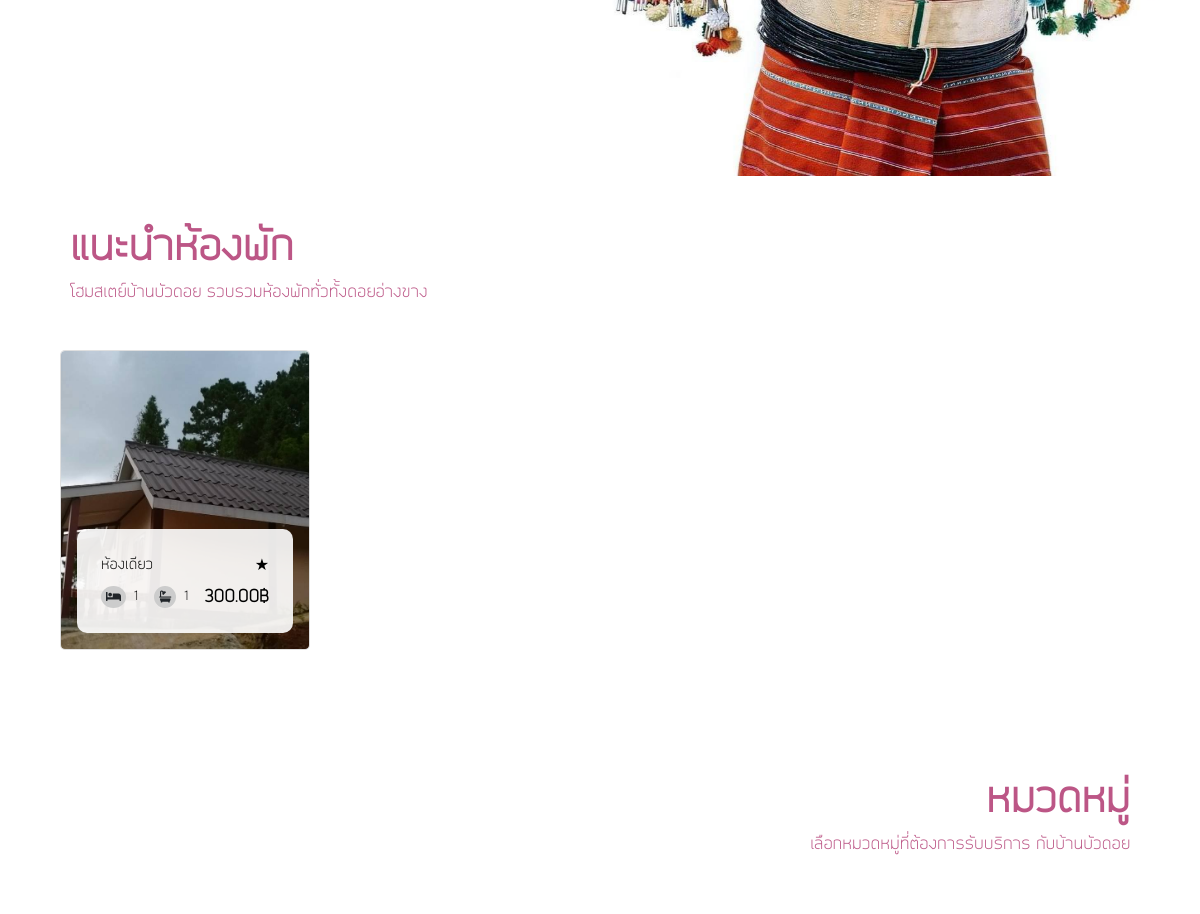
Before: /index.php?stdID=2 (middle part) with the older database file.
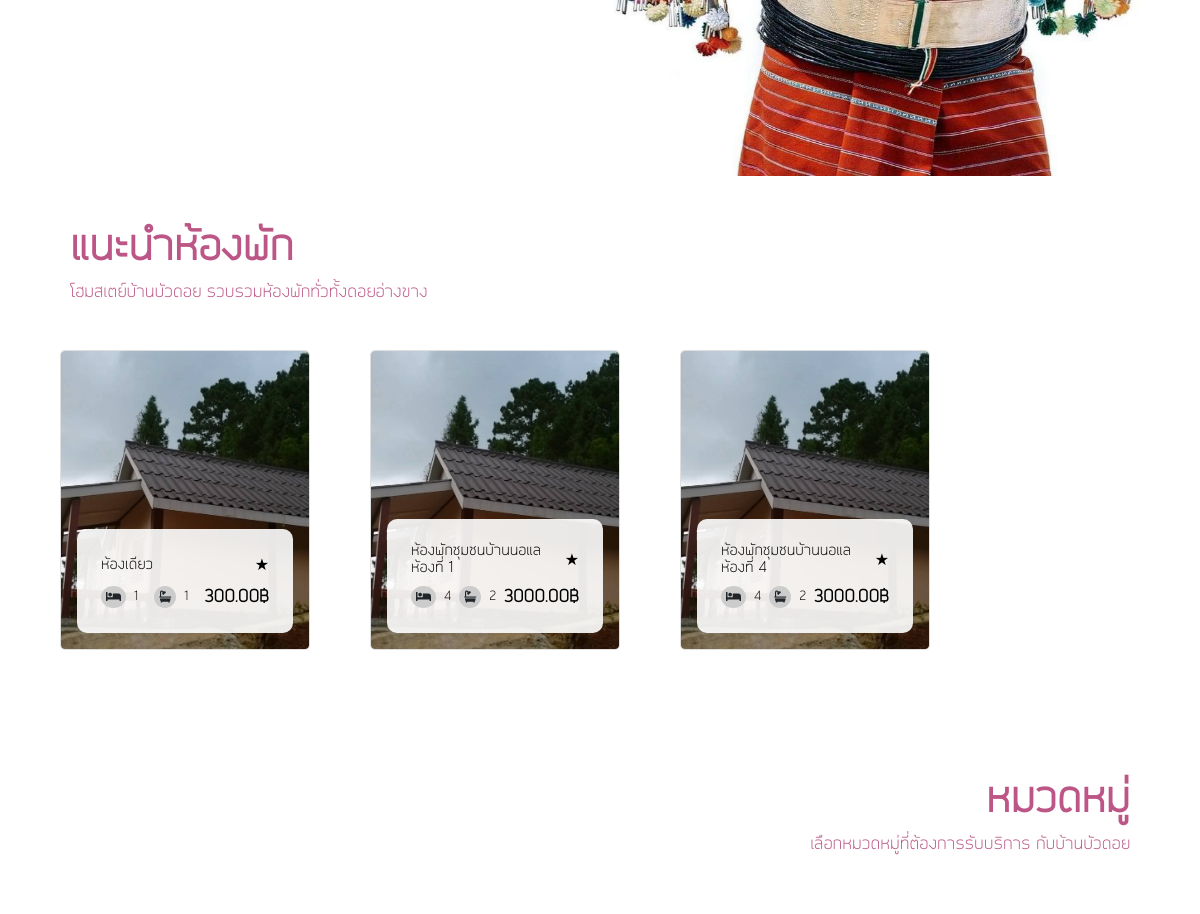
After: the same page with the newer database file.
### tables this page shows
CREATE TABLE `room_product` (
  `roomID` smallint(5) UNSIGNED ZEROFILL NOT NULL,
  `roomPrice` decimal(8,2) NOT NULL,
  `roomName` varchar(100) NOT NULL,
  `roomDetail` varchar(500) NOT NULL,
  `roomBed` smallint(3) NOT NULL,
  `roomBath` smallint(3) NOT NULL,
  `roomLocation` varchar(500) NOT NULL,
  `roomPic` varchar(100) NOT NULL,
  `roomMax` smallint(2) NOT NULL,
  `roomMin` tinyint(1) NOT NULL,
  `stdID` smallint(5) UNSIGNED ZEROFILL NOT NULL
);

### index.php (the view, shortened to what this page needs)
<?php
$db_con = connect_db();
?>
<!DOCTYPE html>
<html lang="en">
<head>
    <link href="https://cdn.jsdelivr.net/npm/bootstrap@5.0.2/dist/css/bootstrap.min.css" rel="stylesheet">
    <link rel="stylesheet" href="tabbar_view/nav_bar.css">
    <link rel="stylesheet" href="style1.css">
    <link rel="stylesheet" href="button.css">
    <link rel="stylesheet" href="card.css">
    <link rel="stylesheet" href="https://cdn.lineicons.com/3.0/lineicons.css">
    <link href="https://cdnjs.cloudflare.com/ajax/libs/font-awesome/5.10.0/css/all.min.css" rel="stylesheet">
    <link href="https://cdn.jsdelivr.net/npm/bootstrap-icons@1.4.1/font/bootstrap-icons.css" rel="stylesheet">
    <link href="lib/animate/animate.min.css" rel="stylesheet">
    <link href="lib/owlcarousel/assets/owl.carousel.min.css" rel="stylesheet">
    <link href="https://cdnjs.cloudflare.com/ajax/libs/bootstrap-datepicker/1.9.0/css/bootstrap-datepicker.min.css" rel="stylesheet">
</head>
<body>
    <div class="container-xxl bg-white p-0">
        <div class="container-fluid" style="background-color: #ffffff; height: 780px; position: relative;">
            <div class="row">
                <div class="col-lg-5 wow slideInRight" data-wow-delay="0.1s" style="position: absolute; top: 0; right: 0; height: 100%; width: 50%; background: url('img/news_pic/baby1.jpg') no-repeat center center; background-size: cover;">
                </div>
            </div>
        </div>
        <div class="text-start mx-auto mt-5 mb-2 wow slideInLeft" data-wow-delay="0.1s">
                <h1 class="fw-bold" style="margin-left: 70px; color: #BC5686;">แนะนำห้องพัก</h1>
                <p style="margin-left: 70px; color: #BC5686;">โฮมสเตย์บ้านบัวดอย รวบรวมห้องพักทั่วทั้งดอยอ่างขาง</p>
        </div>
        <?php
            $stdID = isset($_GET['stdID']) ? $_GET['stdID'] : '00001';
            $sql = 'SELECT roomPic, roomName, roomID, roomBed, roomBath, roomPrice, stdID FROM room_product WHERE stdID = :stdID';
            $stmt = $db_con->prepare($sql);
            $stmt->execute(['stdID' => $stdID]);
            $rooms = $stmt->fetchAll(PDO::FETCH_ASSOC);
            ?>
            <div class="produc_pre d-flex flex-row flex-wrap justify-content-start" style="margin: 0 30px;">
                <?php
                foreach ($rooms as $room) {
                ?>
                <div class="wow fadeInUp" data-wow-delay="0.5s" style="margin: 30px;">
                    <div class="card position-relative text-white card-hover mb-5" style="width: 250px; height: 300px; overflow: hidden; position: relative; border-radius: 5px;">
                        <img src="img/room_pic/<?php echo $room['roomPic']; ?>" class="card-img" alt="Room Image" style="height: 100%; object-fit: cover;">
                        <span class="badge position-absolute custom-badge" style="top: 10px; left: 15px; background-color: <?php echo $badgeColor; ?>; color: white; border-radius: 5px;  padding: 10px 20px; opacity: 60%;">
                        </span>
                        <div class="card-img-overlay d-flex flex-column justify-content-end" style="color: #000;">
                            <div class="overlay-content p-4" style="background: rgba(255, 255, 255, 0.9); border-radius: 10px; transition: transform 0.3s;">
                                <div class="d-flex justify-content-between align-items-center mb-2">
                                    <h5 class="card-title m-0" style="font-size: 14px;"><?php echo $room['roomName']; ?></h5>
                                    <p class="m-0">★ </p>
                                </div>
                                <div class="d-flex justify-content-between align-items-center" style="font-size: 12px;">
                                    <span class="icon-text" style="display: flex; align-items: center;"><i class="fa fa-bed text-dark me-2" style="background-color: #ccc; border-radius: 50%; padding: 5px; margin-right: 5px;"></i> <?php echo $room['roomBed']; ?></span>
                                    <span class="icon-text" style="display: flex; align-items: center;"><i class="fa fa-bath text-dark me-2" style="background-color: #ccc; border-radius: 50%; padding: 5px; margin-right: 5px;"></i> <?php echo $room['roomBath']; ?></span>
                                    <p class="card-text text-right font-weight-bold" style="font-size: 16px; font-weight: bold;"><?php echo $room['roomPrice']; ?>฿</p>
                                </div>
                            </div>
                        </div>
                    </div>
                </div>
                <?php
                }
                ?>
            </div>
        <div class="text-end mx-auto mt-5 mb-2 wow slideInRight" data-wow-delay="0.1s">
            <h1 class="fw-bold" style="margin-right: 70px; color: #BC5686;">หมวดหมู่</h1>
            <p style="margin-right: 70px; color: #BC5686;">เลือกหมวดหมู่ที่ต้องการรับบริการ กับบ้านบัวดอย</p>
        </div>
</div>
</body>
</html>

Changed rows visible on the page:
now on this page (row edited): room_product: roomPic (picture), roomName "ห้องพักชุมชนบ้านนอแล ห้องที่ 1", roomBed "4", roomBath "2", roomPrice "3000.00"
added room_product: roomPic (picture), roomName "ห้องพักชุมชนบ้านนอแล ห้องที่ 4", roomBed "4", roomBath "2", roomPrice "3000.00"
